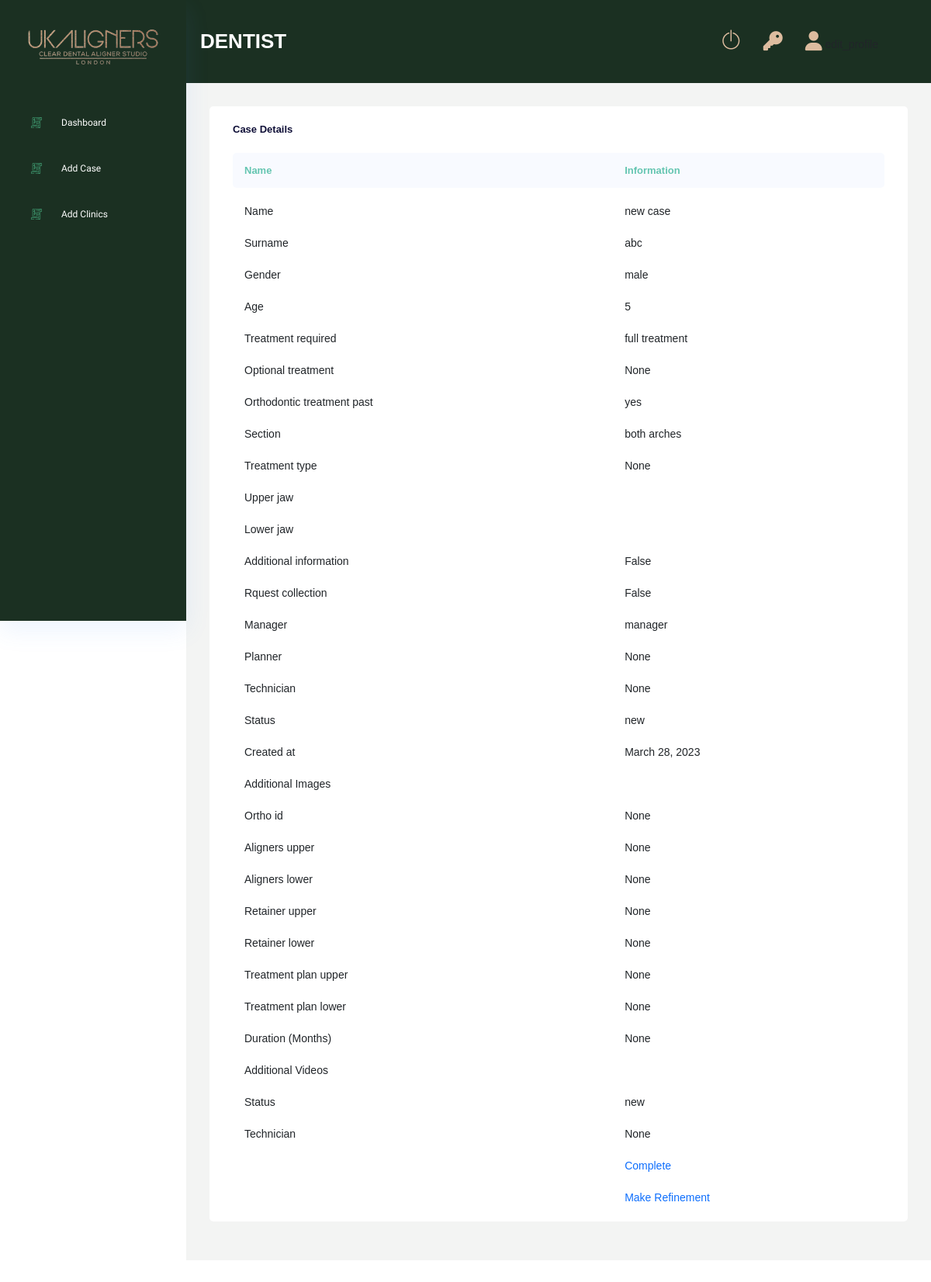
/case_treatment/38/ (signed in), run on an earlier commit of the app's database.
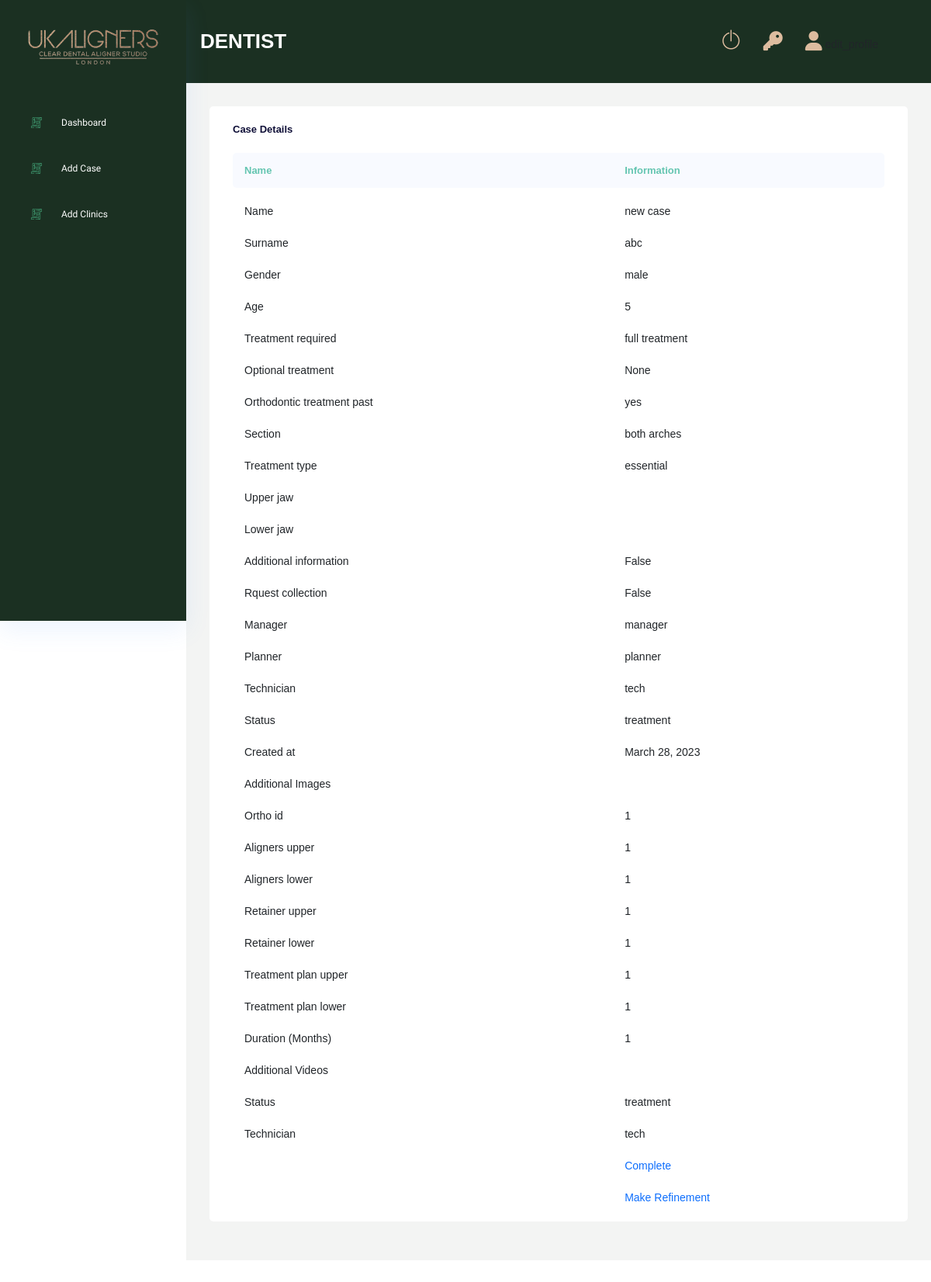
And on a later commit of the database.
### Case/models.py (models this page shows, shortened)
class Case(models.Model):
    GENDER_CHOICES = (
        ("male","male"),
        ("female","female"),
        ("other","other")
        )
    ORTHODONTIC_CHOICES = (
        ("yes","yes"),
        ("no","no")
        )
    TREATMENT_REQUIRED_CHOICES = (
        ("full treatment","full treatment"),
        ("continuation","continuation"),
        ("refinement","refinement"),
        ("retainer","retainer")
    )
    OPTIONAL_TREATMENT = (
        ("replacement","replacement"),
        ("mouthguard","mouthguard"),
        ("smile design","smile design")
    )
    SECTION_CHOICES = (
        ("both arches","both arches"),
        ("upper only","upper only"),
        ("lower only","lower only")
    )
    TREATMENT_CHOICES = (
        ("essential","essential"),
        ("advance","advance"),
        ("comprehensive","comprehensive")
    )
    clinic                          = models.ForeignKey(Clinic, on_delete=models.DO_NOTHING,null=True,blank=True)
    dentist                         = models.ForeignKey(Dentist, on_delete=models.DO_NOTHING, null=True, blank=True)
    saloon_owner                    = models.ForeignKey(Saloon_owner, on_delete=models.DO_NOTHING, null=True, blank=True)
    saloon                          = models.ForeignKey(Saloon, on_delete=models.DO_NOTHING, null=True, blank=True)
    name                            = models.CharField(max_length=250)
    surname                         = models.CharField(max_length=250,null=True, blank=True)
    gender                          = models.CharField(max_length=50,choices=GENDER_CHOICES)
    age                             = models.IntegerField(null=True, blank=True)
    treatment_required              = models.CharField(max_length=100,choices=TREATMENT_REQUIRED_CHOICES)
    optional_treatment              = models.CharField(max_length=100,choices=OPTIONAL_TREATMENT, null=True, blank=True)
    orthodontic_treatment_past      = models.CharField(max_length=10,null=True, blank=True, choices=ORTHODONTIC_CHOICES)
    section                         = models.CharField(max_length=250,null=True, blank=True, choices=SECTION_CHOICES)
    treatment_type                  = models.CharField(max_length=250,null=True, blank=True, choices=TREATMENT_CHOICES)
    upper_jaw                       = models.FileField(upload_to="upper_jaws",null=True, blank=True)
    lower_jaw                       = models.FileField(upload_to="lower_jaws",null=True, blank=True)
    rquest_collection               = models.BooleanField(default=False)
    additional_information          = models.TextField(null=True, blank=True)
    planner                         = models.ForeignKey(Planner,on_delete=models.DO_NOTHING, null=True, blank=True)
    technician                      = models.ForeignKey(Technician,on_delete=models.DO_NOTHING, null=True, blank=True)
    status                          = models.CharField(max_length=250, default="new", null=True, blank=True)
    ortho_id                        = models.CharField(max_length=255, null=True, blank=True)
    aligners_upper                  = models.IntegerField(null=True, blank=True)
    aligners_lower                  = models.IntegerField(null=True, blank=True)
    retainer_upper                  = models.IntegerField(null=True, blank=True)
    retainer_lower                  = models.IntegerField(null=True, blank=True)
    treatment_plan_upper            = models.IntegerField(null=True, blank=True)
    treatment_plan_lower            = models.IntegerField(null=True, blank=True)
    duration                        = models.IntegerField(null=True, blank=True)
    progress                        = models.CharField(max_length=255, null=True, blank=True)
    created_at                      = models.DateField(auto_now_add=True, null=True)
    fee_cleared                     = models.BooleanField(default=False)
    totel_fee                       = models.FloatField(default=0.0,null=True,blank=True)
    manager_paid                    = models.BooleanField(default=False)
    planner_paid                    = models.BooleanField(default=False)
    technician_paid                 = models.BooleanField(default=False)
    refinement                      = models.IntegerField(default=0)
    class Meta:
        verbose_name_plural = "Cases"

### DentistRoll/models.py (models this page shows, shortened)
class Dentist(models.Model):
    user                    = models.OneToOneField(Users, on_delete=models.CASCADE)
    surname                 = models.CharField(max_length=150,null=True,blank=True)
    number                  = models.CharField(max_length=150,null=True,blank=True)
    clinic                  = models.ManyToManyField(Clinic)
    manager                 = models.ForeignKey(Manager, on_delete=models.DO_NOTHING, null=True, blank=True)
    code                    = models.CharField(max_length=150,null=True,blank=True)
    class Meta:
        verbose_name_plural = "Dentists"

### ManagerRoll/models.py (models this page shows)
class Manager(models.Model):
    user                    = models.OneToOneField(Users, on_delete=models.CASCADE)
    number                  = models.CharField(max_length=150,null=True,blank=True)
    fee                     = models.FloatField(null=True,blank=True)
    outstanding             = models.BooleanField(default=False)
    class Meta:
        verbose_name_plural = "Managers"
    def __str__(self):
        return self.user.username

### Users/models.py (models this page shows, shortened)
class Account(AbstractBaseUser):
    email 					= models.EmailField(verbose_name="email", max_length=60, unique=True)
    username 				= models.CharField(max_length=30)
    date_joined				= models.DateTimeField(verbose_name='date joined', auto_now_add=True)
    last_login				= models.DateTimeField(verbose_name='last login', auto_now=True)
    is_active				= models.BooleanField(default=True)
    is_staff				= models.BooleanField(default=False)
    is_superuser			= models.BooleanField(default=False)
    is_admin				= models.BooleanField(default=False)
    is_manager   			= models.BooleanField(default=False)
    is_planner   			= models.BooleanField(default=False)
    is_technician   		= models.BooleanField(default=False)
    is_dentist      		= models.BooleanField(default=False)
    is_salon           		= models.BooleanField(default=False)
    is_individual     		= models.BooleanField(default=False)
    hide_email				= models.BooleanField(default=True)
    USERNAME_FIELD = 'email'
    REQUIRED_FIELDS = ['username']
    objects = MyAccountManager()

### PlannerRoll/models.py (models this page shows)
class Planner(models.Model):
    user                    = models.OneToOneField(Users, on_delete=models.CASCADE)
    number                  = models.CharField(max_length=150,null=True,blank=True)
    fee                     = models.FloatField(null=True,blank=True)
    outstanding             = models.BooleanField(default=False)
    class Meta:
        verbose_name_plural = "Planners"
    def __str__(self):
        return self.user.username

### TechnicianRoll/models.py (models this page shows)
class Technician(models.Model):
    user                    = models.OneToOneField(Users, on_delete=models.CASCADE)
    number                  = models.CharField(max_length=150,null=True,blank=True)
    fee                     = models.FloatField(null=True,blank=True)
    outstanding             = models.BooleanField(default=False)
    class Meta:
        verbose_name_plural = "Technicians"
    def __str__(self):
        return self.user.username

### AdminRoll/views.py (the view)
# urls.py: path('case_treatment/<int:id>/', views.case_treatment, name="case_treatment"),
@login_required(login_url='login')
def case_treatment(request,id):
    case_obj = Case.objects.get(id=id)
    additional_images_obj = Case_additional_images.objects.filter(case=case_obj)
    additional_videos_obj = Case_additional_videos.objects.filter(case=case_obj)
    context = {
        'case_obj':case_obj,
        'additional_images_obj':additional_images_obj,
        'additional_videos_obj':additional_videos_obj,
    }
    return render(request,'adminRoll/case_treatment.html',context)

### AdminRoll/templates/adminRoll/case_treatment.html (shortened to what the changed rows need)
{% extends 'base.html' %}
{% load static %}
{% block content %}
<div class="main_content_iner ">
    <div class="container-fluid p-0">
        <div class="row justify-content-center">
            <div class="col-lg-12">
                <div class="white_card card_height_100 mb_30">
                    <div class="white_card">
                        <div class="QA_section plr_30">
                            <div class="QA_table mb_30">
                                <table class="table ">
                                    <thead>
                                        <tr>
                                            <th scope="col">Name</th>
                                            <th scope="col">Information</th>
                                        </tr>
                                    </thead>
                                    <tbody>
                                        <tr>
                                            <td>Name</td>
                                            <td>{{case_obj.name}}</td>
                                        </tr>
                                        <tr>
                                            <td>Surname</td>
                                            <td>{{case_obj.surname}}</td>
                                        </tr>
                                        <tr>
                                            <td>Gender</td>
                                            <td>{{case_obj.gender}}</td>
                                        </tr>
                                        <tr>
                                            <td>Age</td>
                                            <td>{{case_obj.age}}</td>
                                        </tr>
                                        <tr>
                                            <td>Treatment required</td>
                                            <td>{{case_obj.treatment_required}}</td>
                                        </tr>
                                        <tr>
                                            <td>Optional treatment</td>
                                            <td>{{case_obj.optional_treatment}}</td>
                                        </tr>
                                        <tr>
                                            <td>Orthodontic treatment past</td>
                                            <td>{{case_obj.orthodontic_treatment_past}}</td>
                                        </tr>
                                        <tr>
                                            <td>Section</td>
                                            <td>{{case_obj.section}}</td>
                                        </tr>
                                        <tr>
                                            <td>Treatment type</td>
                                            <td>{{case_obj.treatment_type}}</td>
                                        </tr>
                                        <tr>
                                            <td>Additional information</td>
                                            <td>{{case_obj.rquest_collection}}</td>
                                        </tr>
                                        <tr>
                                            <td>Rquest collection</td>
                                            <td>{{case_obj.rquest_collection}}</td>
                                        </tr>
                                        <tr>
                                            <td>Manager</td>
                                            {% if case_obj.dentist %}
                                                <td>{{case_obj.dentist.manager}}</td>
                                            {% else %}
                                                <td>{{case_obj.saloon_owner.manager}}</td>
                                            {% endif %}
                                        </tr>
                                        <tr>
                                            <td>Planner</td>
                                            <td>{{case_obj.planner}}</td>
                                        </tr>
                                        <tr>
                                            <td>Technician</td>
                                            <td>{{case_obj.technician}}</td>
                                        </tr>
                                        <tr>
                                            <td>Status</td>
                                            <td>{{case_obj.status}}</td>
                                        </tr>
                                        <tr>
                                            <td>Created at</td>
                                            <td>{{case_obj.created_at}}</td>
                                        </tr>
                                        <tr>
                                            <td>Ortho id</td>
                                            <td>{{case_obj.ortho_id}}</td>
                                        </tr>
                                        <tr>
                                            <td>Aligners upper</td>
                                            <td>{{case_obj.aligners_upper}}</td>
                                        </tr>
                                        <tr>
                                            <td>Aligners lower</td>
                                            <td>{{case_obj.aligners_lower}}</td>
                                        </tr>
                                        <tr>
                                            <td>Retainer upper</td>
                                            <td>{{case_obj.retainer_upper}}</td>
                                        </tr>
                                        <tr>
                                            <td>Retainer lower</td>
                                            <td>{{case_obj.retainer_lower}}</td>
                                        </tr>
                                        <tr>
                                            <td>Treatment plan upper</td>
                                            <td>{{case_obj.treatment_plan_upper}}</td>
                                        </tr>
                                        <tr>
                                            <td>Treatment plan lower</td>
                                            <td>{{case_obj.treatment_plan_lower}}</td>
                                        </tr>
                                        <tr>
                                            <td>Duration (Months)</td>
                                            <td>{{case_obj.duration}}</td>
                                        </tr>
                                        <tr>
                                            <td>Status</td>
                                            <td>{{case_obj.status}}</td>
                                        </tr>
                                        <tr>
                                            <td>Technician</td>
                                            <td>{{case_obj.technician}}</td>
                                        </tr>
                                    </tbody>
                                </table>
                            </div>
                        </div>
                    </div>
                </div>
            </div>
        </div>
    </div>
</div>
{% endblock %}

What changed in the data, as far as the page shows it:
changed Case "new case": treatment_type "None" → "essential"; planner "None" → "planner"; technician "None" → "tech"; status "new" → "treatment"; ortho_id "None" → "1"; aligners_upper "None" → "1"; aligners_lower "None" → "1"; retainer_upper "None" → "1"; retainer_lower "None" → "1"; treatment_plan_upper "None" → "1"; treatment_plan_lower "None" → "1"; duration "None" → "1"
